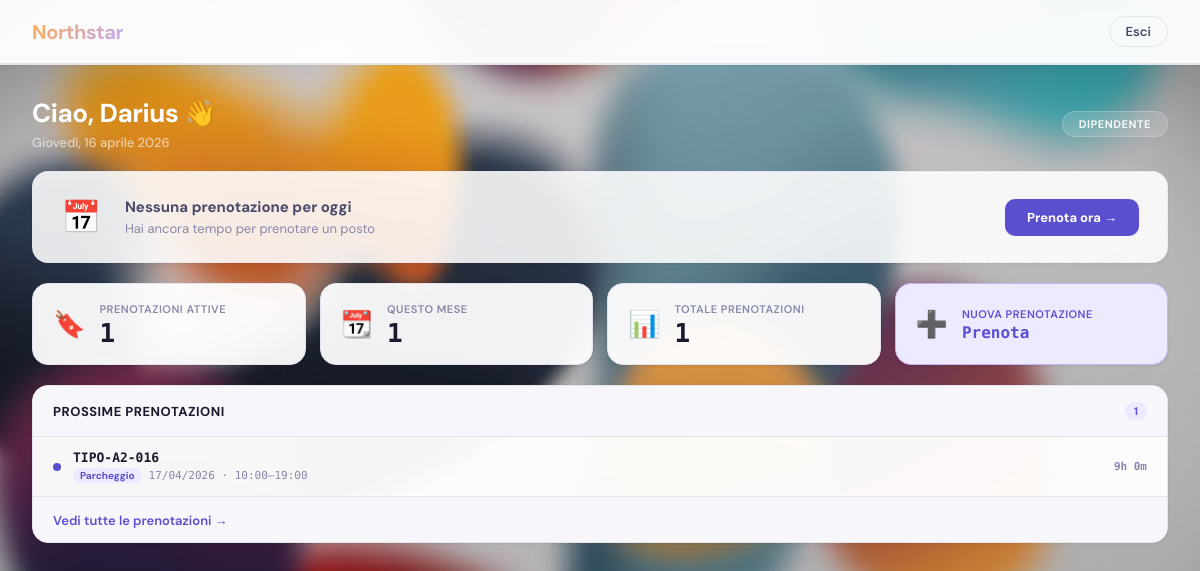
The page /public/dipendente/dashboard/index.php (signed in) on the database its author committed.
### tables this page shows
CREATE TABLE `utenti` (
  `id_utente` int(11) NOT NULL,
  `nome` varchar(50) NOT NULL,
  `cognome` varchar(50) NOT NULL,
  `username` varchar(100) NOT NULL,
  `password` varchar(255) NOT NULL,
  `id_ruolo` int(11) NOT NULL,
  `id_coordinatore` int(11) DEFAULT NULL
);

CREATE TABLE `ruoli` (
  `id_ruolo` int(11) NOT NULL,
  `nome_ruolo` varchar(20) NOT NULL
);

CREATE TABLE `prenotazioni` (
  `id_prenotazione` int(11) NOT NULL,
  `id_utente` int(11) NOT NULL,
  `id_asset` int(11) NOT NULL,
  `data_inizio` datetime NOT NULL,
  `data_fine` datetime NOT NULL,
  `modificata` tinyint(1) DEFAULT 0,
  `attiva` tinyint(1) DEFAULT 1,
  `num_modifiche` tinyint(3) UNSIGNED NOT NULL DEFAULT 0
);

CREATE TABLE `asset` (
  `id_asset` int(11) NOT NULL,
  `codice_asset` varchar(20) NOT NULL,
  `id_tipologia` int(11) NOT NULL,
  `stato` enum('Disponibile','Occupato','Non prenotabile') DEFAULT 'Disponibile',
  `mappa` enum('Sede','Parcheggio') NOT NULL,
  `piano` int(11) DEFAULT NULL
);

### public/dipendente/dashboard/index.php (the view, shortened to what this page needs)
<?php
require_once __DIR__ . "/../../../config/config.php";
$id_utente = (int)$_SESSION['id_utente'];
$stmt = $conn->prepare("SELECT u.nome, u.cognome, r.nome_ruolo AS ruolo FROM utenti u LEFT JOIN ruoli r ON u.id_ruolo = r.id_ruolo WHERE u.id_utente = ? LIMIT 1");
$stmt->bind_param("i", $id_utente); $stmt->execute();
$userInfo = $stmt->get_result()->fetch_assoc();
$stmt = $conn->prepare(
    "SELECT p.id_prenotazione, p.data_inizio, p.data_fine,
            a.codice_asset,
            COALESCE(t.descrizione, 'Parcheggio') AS nome_tipologia
     FROM prenotazioni p
     JOIN asset a ON p.id_asset = a.id_asset
     LEFT JOIN tipologie_asset t ON a.id_tipologia = t.id_tipologia
     WHERE p.id_utente = ? AND DATE(p.data_inizio) = CURDATE()
     LIMIT 1"
);
$stmt->bind_param("i", $id_utente); $stmt->execute();
$todayBooking = $stmt->get_result()->fetch_assoc() ?: null;
$upcoming = [];
$stmt = $conn->prepare(
    "SELECT p.id_prenotazione, p.data_inizio, p.data_fine,
            a.codice_asset,
            COALESCE(t.descrizione, 'Parcheggio') AS nome_tipologia
     FROM prenotazioni p
     JOIN asset a ON p.id_asset = a.id_asset
     LEFT JOIN tipologie_asset t ON a.id_tipologia = t.id_tipologia
     WHERE p.id_utente = ? AND DATE(p.data_inizio) > CURDATE()
     ORDER BY p.data_inizio ASC
     LIMIT 5"
);
$stmt->bind_param("i", $id_utente); $stmt->execute();
$r = $stmt->get_result(); while ($row = $r->fetch_assoc()) $upcoming[] = $row; $stmt->close();
$stmt = $conn->prepare("SELECT COUNT(*) AS c FROM prenotazioni WHERE id_utente = ?");
$stmt->bind_param("i", $id_utente); $stmt->execute();
$statTotal = (int)$stmt->get_result()->fetch_assoc()['c'];
$stmt = $conn->prepare("SELECT COUNT(*) AS c FROM prenotazioni WHERE id_utente = ? AND data_fine >= NOW()");
$stmt->bind_param("i", $id_utente); $stmt->execute();
$statActive = (int)$stmt->get_result()->fetch_assoc()['c'];
$stmt = $conn->prepare("SELECT COUNT(*) AS c FROM prenotazioni WHERE id_utente = ? AND MONTH(data_inizio) = MONTH(CURDATE()) AND YEAR(data_inizio) = YEAR(CURDATE())");
$stmt->bind_param("i", $id_utente); $stmt->execute();
$statMonth = (int)$stmt->get_result()->fetch_assoc()['c'];
$giorni = ['Sunday'=>'Domenica','Monday'=>'Lunedì','Tuesday'=>'Martedì','Wednesday'=>'Mercoledì','Thursday'=>'Giovedì','Friday'=>'Venerdì','Saturday'=>'Sabato'];
$mesi   = ['January'=>'gennaio','February'=>'febbraio','March'=>'marzo','April'=>'aprile','May'=>'maggio','June'=>'giugno','July'=>'luglio','August'=>'agosto','September'=>'settembre','October'=>'ottobre','November'=>'novembre','December'=>'dicembre'];
$oggi   = new DateTime();
$dataOggi = $giorni[$oggi->format('l')] . ', ' . $oggi->format('j') . ' ' . $mesi[$oggi->format('F')] . ' ' . $oggi->format('Y');
function durStr(string $a, string $b): string {
    $d = (new DateTime($a))->diff(new DateTime($b));
    $h = $d->days * 24 + $d->h;
    return $h > 0 ? "{$h}h {$d->i}m" : "{$d->i}m";
}
?>
<!DOCTYPE html>
<html lang="it">
<head>
    <link rel="stylesheet" href="./dashboard.css">
</head>
<body>
<header class="header">
    <div class="header-left"><h1>Northstar</h1></div>
    <a href="?action=signout" class="signout-btn">Esci</a>
</header>
<div class="dp-page">
    <div class="dp-welcome">
        <div class="dp-welcome-left">
            <h2>Ciao, <?= htmlspecialchars($userInfo['nome']) ?> 👋</h2>
            <p class="dp-date"><?= $dataOggi ?></p>
        </div>
        <span class="dp-role-badge"><?= htmlspecialchars($userInfo['ruolo']) ?></span>
    </div>
    <?php if ($todayBooking):
        $dtS  = new DateTime($todayBooking['data_inizio']);
        $dtE  = new DateTime($todayBooking['data_fine']);
        $now  = new DateTime();
        $isNow = $now >= $dtS && $now <= $dtE;
    ?>
    <div class="dp-today dp-today--booked">
        <div class="dp-today-left">
            <div class="dp-today-label">
                <span class="dp-today-dot dp-today-dot--<?= $isNow ? 'active' : 'future' ?>"></span>
                <?= $isNow ? 'In corso ora' : 'Prenotazione di oggi' ?>
            </div>
            <div class="dp-today-asset"><?= htmlspecialchars($todayBooking['codice_asset']) ?></div>
            <div class="dp-today-type"><?= htmlspecialchars($todayBooking['nome_tipologia']) ?></div>
        </div>
        <div class="dp-today-center">
            <div class="dp-today-time-block">
                <span class="dp-today-time"><?= $dtS->format('H:i') ?></span>
                <span class="dp-today-arrow">→</span>
                <span class="dp-today-time"><?= $dtE->format('H:i') ?></span>
            </div>
            <div class="dp-today-dur"><?= durStr($todayBooking['data_inizio'], $todayBooking['data_fine']) ?></div>
        </div>
        <div class="dp-today-right">
            <span class="dp-today-status dp-today-status--<?= $isNow ? 'active' : 'future' ?>">
                <?= $isNow ? 'In corso' : 'Programmata' ?>
            </span>
            <button class="dp-cancel-today" onclick="cancelBookingToday(<?= $todayBooking['id_prenotazione'] ?>)">
                Annulla
            </button>
        </div>
    </div>
    <?php else: ?>
    <div class="dp-today dp-today--empty">
        <div class="dp-today-empty-icon">📅</div>
        <div class="dp-today-empty-text">
            <strong>Nessuna prenotazione per oggi</strong>
            <span>Hai ancora tempo per prenotare un posto</span>
        </div>
        <a href="./asset-sede.php" class="dp-book-cta">Prenota ora →</a>
    </div>
    <?php endif; ?>
    <div class="dp-stats">
        <div class="dp-stat-card">
            <div class="dp-stat-icon">🔖</div>
            <div>
                <div class="dp-stat-label">Prenotazioni attive</div>
                <div class="dp-stat-num"><?= $statActive ?></div>
            </div>
        </div>
        <div class="dp-stat-card">
            <div class="dp-stat-icon">📆</div>
            <div>
                <div class="dp-stat-label">Questo mese</div>
                <div class="dp-stat-num"><?= $statMonth ?></div>
            </div>
        </div>
        <div class="dp-stat-card">
            <div class="dp-stat-icon">📊</div>
            <div>
                <div class="dp-stat-label">Totale prenotazioni</div>
                <div class="dp-stat-num"><?= $statTotal ?></div>
            </div>
        </div>
        <div class="dp-stat-card dp-stat-card--action" onclick="location.href='./asset-sede.php'">
            <div class="dp-stat-icon">➕</div>
            <div>
                <div class="dp-stat-label">Nuova prenotazione</div>
                <div class="dp-stat-num dp-stat-num--small">Prenota</div>
            </div>
        </div>
    </div>
    <div class="dp-grid">
        <div class="dp-panel">
            <div class="dp-panel-head">
                <span class="dp-panel-title">Prossime prenotazioni</span>
                <?php if (!empty($upcoming)): ?>
                <span class="dp-panel-badge"><?= count($upcoming) ?></span>
                <?php endif; ?>
            </div>
            <div class="dp-panel-body">
                <?php if (empty($upcoming)): ?>
                <div class="dp-empty">
                    <span class="dp-empty-icon">🗓️</span>
                    <?= $todayBooking ? 'Nessun\'altra prenotazione in programma' : 'Nessuna prenotazione futura' ?>
                </div>
                <?php else: ?>
                <?php foreach ($upcoming as $b):
                    $dtS = new DateTime($b['data_inizio']);
                    $dtE = new DateTime($b['data_fine']);
                ?>
                <div class="dp-booking-row">
                    <div class="dp-booking-dot dp-booking-dot--future"></div>
                    <div class="dp-booking-info">
                        <div class="dp-booking-asset"><?= htmlspecialchars($b['codice_asset']) ?></div>
                        <div class="dp-booking-meta">
                            <span class="dp-type-pill"><?= htmlspecialchars($b['nome_tipologia']) ?></span>
                            <span class="dp-booking-dates"><?= $dtS->format('d/m/Y') ?> · <?= $dtS->format('H:i') ?>–<?= $dtE->format('H:i') ?></span>
                        </div>
                    </div>
                    <div class="dp-booking-dur"><?= durStr($b['data_inizio'], $b['data_fine']) ?></div>
                </div>
                <?php endforeach; ?>
                <?php endif; ?>
            </div>
            <div class="dp-panel-foot">
                <button class="dp-show-all-btn" onclick="openAllBookingsModal()">Vedi tutte le prenotazioni →</button>
            </div>
        </div>
    </div>
</div>
</body>
</html>

### rows shown on the page
utenti: nome "Darius", id_ruolo.nome_ruolo "DIPENDENTE"
prenotazioni: id_asset.codice_asset "TIPO-A2-016", nome_tipologia "Parcheggio", data_inizio "17/04/2026", data_inizio "10:00", data_fine "19:00", durStr($b['data_inizio'], $b['data_fine']) "9h 0m"

### other values the page prints
$statActive "1"
$statMonth "1"
$statTotal "1"
count($upcoming) "1"
